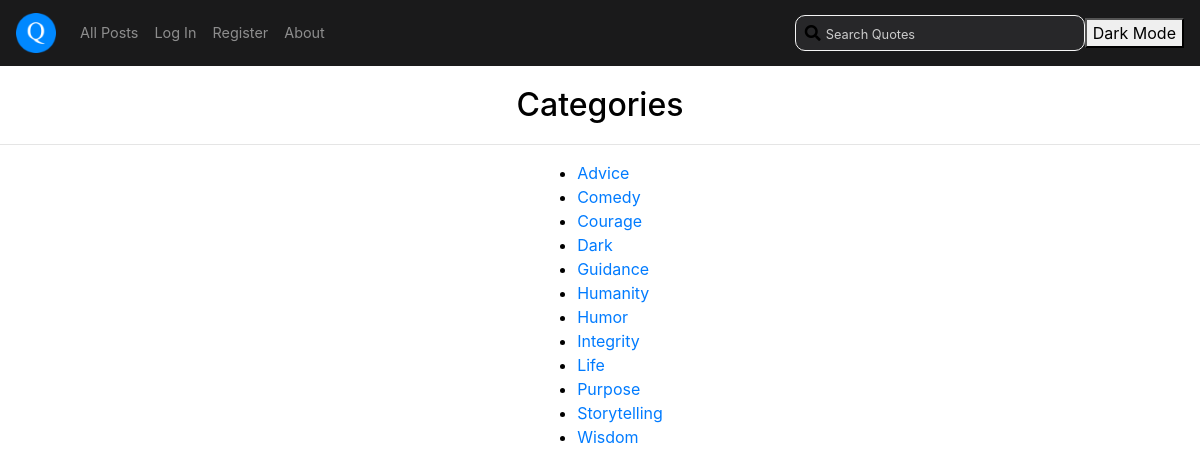
/categories, run on an earlier commit of the app's database.
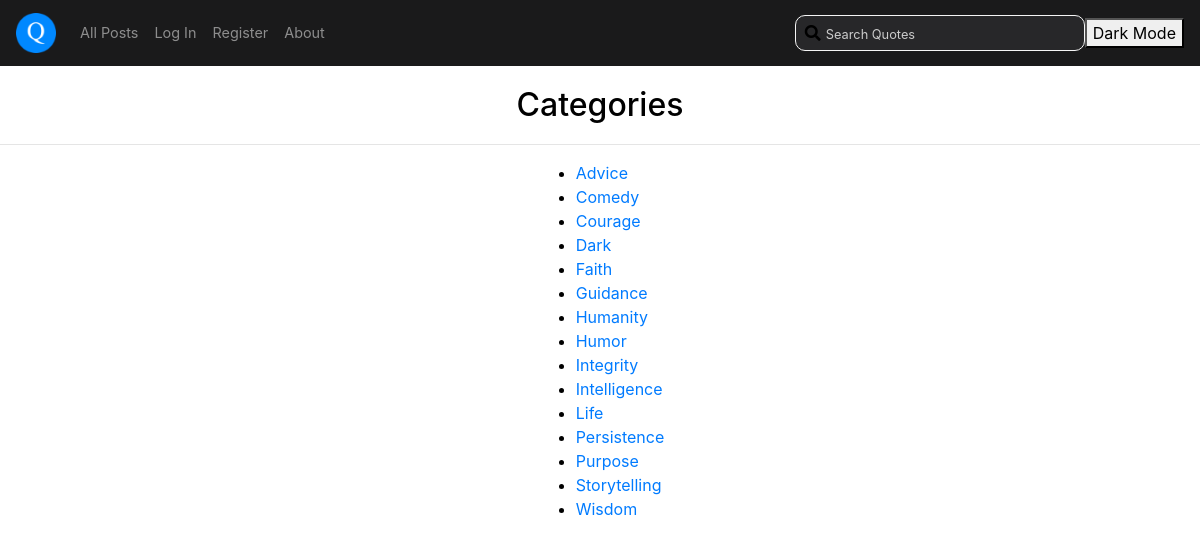
And on a later commit of the database.
### quote/models.py (models this page shows, shortened)
class Category(models.Model):
    name = models.CharField(max_length=200)

### quote/views.py (the view)
# urls.py: path('categories', views.categories, name='categories'),
def categories(request):
    categories = Category.objects.all().order_by('name')
    return render(request, "quote/categories.html", {
        'categories': categories,
    })

### quote/templates/quote/categories.html
{% extends "quote/layout.html" %}
{% block body %}
    <h2>Categories</h2>
    <hr>
    <div class="container">
        {% if categories %}
            <ul>
                {% for category in categories %}
                    <li>
                        <a href="{% url 'category' category.name %}">{{ category.name }}</a>
                    </li>
                {% endfor %}
            </ul>
        {% else %}
            <p>No categories found.</p>
        {% endif %}
    </div>
{% endblock %}

### quote/templates/quote/layout.html (shortened to what this page needs)
{% load static %}
<!DOCTYPE html>
<html lang="en-US">
    <head>
        <link rel="stylesheet" href="https://cdn.jsdelivr.net/npm/bootstrap@4.1.3/dist/css/bootstrap.min.css">
        <link rel="stylesheet" href="https://cdnjs.cloudflare.com/ajax/libs/font-awesome/5.15.3/css/all.min.css">
        <link rel="stylesheet" href="{% static 'quote/styles.css' %}">
    </head>
    <body>
        <nav class="navbar navbar-expand-md navbar-dark bg-dark">
            <a class="navbar-brand" href="{% url 'index' %}">
                <img src="{% static 'quote/favicon.ico' %}" alt="Quotes" width="40" height="40">
            </a>
            <div class="collapse navbar-collapse" id="navbarSupportedContent">
                <ul class="navbar-nav mr-auto">
                        <li class="nav-item">
                            <a class="nav-link" href="{% url 'index' %}">All Posts</a>
                        </li>
                    {% if user.is_authenticated %}
                        <li class="nav-item">
                            <a class="nav-link" href="{% url 'authors' %}">Authors</a>
                        </li>
                        <li class="nav-item">
                            <a class="nav-link" href="{% url 'categories' %}">Categories</a>
                        </li>
                        <!-- <li class="nav-item">
                            <a class="nav-link" href="{% url 'following' %}">Following</a>
                        </li> -->
                        <li class="nav-item">
                            <a class="nav-link" href="{% url 'logout' %}">Log Out</a>
                        </li>
                    {% else %}
                        <li class="nav-item">
                            <a class="nav-link" href="{% url 'login' %}">Log In</a>
                        </li>
                        <li class="nav-item">
                            <a class="nav-link" href="{% url 'register' %}">Register</a>
                        </li>
                        <li class="nav-item">
                            <a class="nav-link" href="{% url 'about' %}">About</a>
                        </li>
                    {% endif %}
                </ul>
                <form action="{% url 'search' %}" method="get" role="search" autocomplete="off">
                    <div style="position: relative; display: inline-block;">
                        <input type="search" class="search-bar" id="header-search-bar" placeholder="Search Quotes" name="q" value data-last-active-input style="padding-left: 30px;">
                        <i class="fas fa-search" style="position: absolute; left: 10px; top: 50%; transform: translateY(-50%);"></i>
                    </div>
                </form>
                <button type="button" id="theme-toggle">Dark Mode</button>
            </div>
        </nav>
        <div>
            {% block body %}
            {% endblock %}
        </div>
    </body>
</html>

### quote/static/quote/styles.css (style rules this page uses)
body { background-color: white; color: black; margin: 0; align-items: center; min-height: 100vh; width: 100%; }
h2 { margin: 20px 20px; text-align: center; }
.container { display: flex; flex-direction: column; justify-content: center; align-items: center; width: 100%; margin: 0 auto 20px auto; }
.navbar { background-color: rgb(26, 26, 27) !important; }
.nav-link { font-size: 0.9em; }
.search-bar { box-sizing: border-box; border-radius: 10px; background-color: rgb(39, 39, 41); border: 0.5px solid whitesmoke; transition: border 0.1s ease; display: flex; justify-content: space-between; align-items: center; width: 100%; padding: 5px 10px; margin: 0 auto; color:#f0f0f0 }
.search-bar::placeholder { font-size: 0.8em; color: #ccc; }

What changed in the data, as far as the page shows it:
added Category: name "Faith"
added Category: name "Intelligence"
added Category: name "Persistence"
